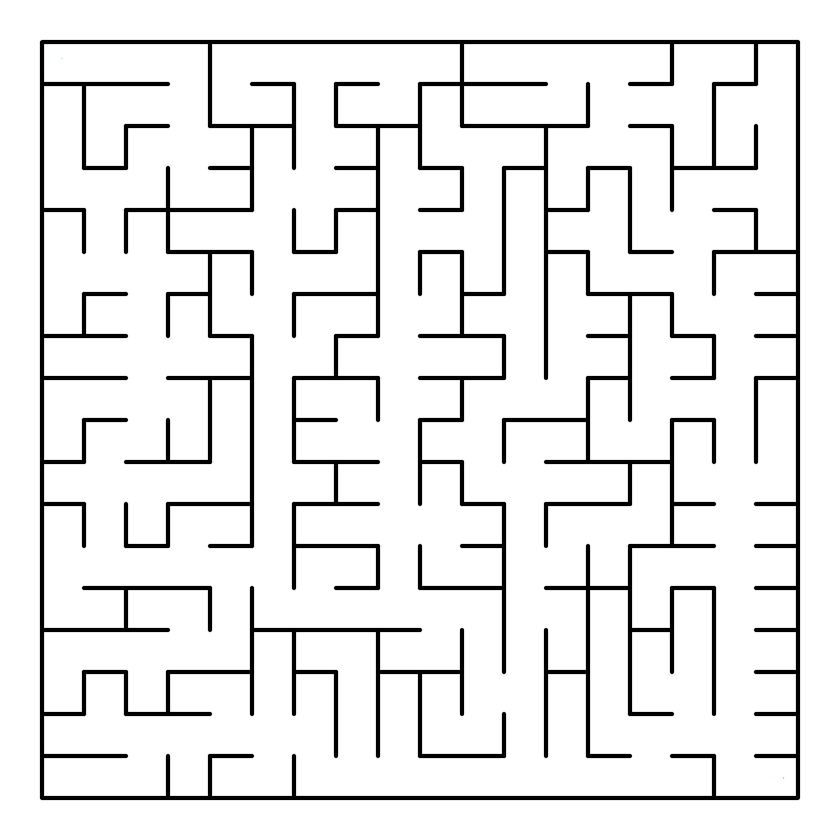
#> input picture Image/mazes/Maze5.png, 840 x 840 px, shrunk from 1200 x 1200 before the run
$ python main.py
#> lines starting #> are read from the running program, lines starting #| are printed output that depends on the picture; after the words box and inside, x2 and y2 are one past the last pixel; in counts of white or black regions, pixels touching at a corner belong together
### Image/Floor.py
from PIL import Image
import time


class Floor():
    def __init__(self):
        self.__completed = False
        self.__width = None
        self.__height = None
        self.__image = Image.open('./mazes/Maze5.png')
        self.__newImage = None
        self.__floor = []
        self.__actives = []
        self.__imagesCreated = 0
        self.__session = 0
        self.__allImages = []
        self.init()

    def createImage(self):
        self.__newImage = Image.new("RGB",(self.__image.size))

        list_of_pixels_another = []

        for i in range(self.__width):
            for j in range(self.__height):
                if self.__floor[i][j] == 1:
                    list_of_pixels_another.append((0,0,0))
                elif self.__floor[i][j] == 0:
                    list_of_pixels_another.append((255,255,255))
                else:
                    list_of_pixels_another.append((255,0,0))

        self.__newImage.putdata(list_of_pixels_another)
        self.__newImage.save(f"./images/{self.__imagesCreated}.png")
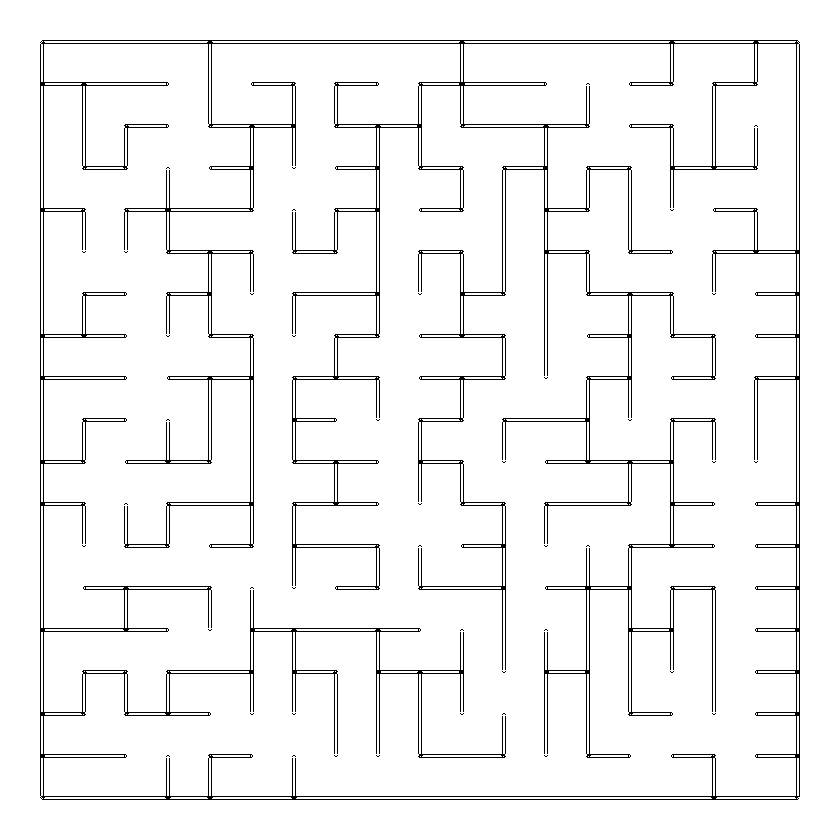
#> saved as 0.png: PIL image 840x840 RGB; 95.5% white; black in thin lines or dots, all inside (x1, y1, x2, y2) = (40, 40, 800, 800)
        self.__allImages.append(Image.open(f'./images/{self.__imagesCreated}.png'))
        self.__imagesCreated += 1

    def createGif(self):
        self.createImage()
        name = self.__image.filename.split(".")[-2].split("/")[-1]
        self.__allImages[0].save(f'./images/{name}.gif',save_all=True,loop=0,append_images=self.__allImages[1:])

    def init(self):
        idx = 0

        values = list(self.__image.getdata())
        self.__width,self.__height = self.__image.size


        self.__floor = [[0 for x in range(self.__width)] for y in range(self.__height)]

        for i in range(self.__width):
            for j in range(self.__height):
                if values[idx] == (0,0,0):
                    element = 1
                elif values[idx] == (0,255,0):
                    element = -1
                    self.__floor[i][j] = 1
                    self.__actives.append(str(i)+" "+str(j))
                elif values[idx] == (255,0,0):
                    # if(i == 99 and j == 28):
                    #     print(values[idx])
                    #     break
                    element = -2
                else:
                    element = 0

                self.__floor[i][j] = element
                idx += 1

        self.nextPass()

    def getFloor(self):
        return self.__floor

    def checkFinal(self):
        if len(self.__actives) == 0:
            return True
        else:
            return False

    def nextPass(self):
        temp = []

        if(self.__session % 10 == 0):
            self.createImage()

        for i in self.__actives:
            element = i.split(" ")

            x = int(element[0])
            y = int(element[1])

            posNow = self.__floor[x][y]

            try:
                if self.__floor[x+1][y] == -2 or self.__floor[x-1][y] == -2 or self.__floor[x][y+1] == -2 or self.__floor[x][y-1] == -2:
                    if self.__completed == False:
                        print(f"FINAL ACHIEVED!\n{self.__floor[x][y]+1} steps of distance from start to finish!\n")
                        self.__completed = True

                if self.__floor[x+1][y] == 0 and x+1 >= 0 and x+1 < self.__width:
                    self.__floor[x+1][y] = posNow + 1
                    temp.append(str(x+1)+" "+str(y))
                    # if str(x+1)+" "+str(y) == '99 28':
                    #     print(f"{x} {y} 0")
                    #     break

                if self.__floor[x-1][y] == 0 and x-1 >= 0 and x-1 < self.__width:
                    self.__floor[x-1][y] = posNow + 1
                    temp.append(str(x-1)+" "+str(y))
                    # if str(x+1)+" "+str(y) == '99 28 1':
                    #     print(f"{x} {y}")
                    #     break

                if self.__floor[x][y+1] == 0 and y+1 >= 0 and y+1 < self.__height:
                    self.__floor[x][y+1] = posNow + 1
                    temp.append(str(x)+" "+str(y+1))
                    # if str(x+1)+" "+str(y) == '99 28 2':
                    #     print(f"{x} {y}")
                    #     break

                if self.__floor[x][y-1] == 0 and y-1 >= 0 and y+-11 < self.__height:
                    self.__floor[x][y-1] = posNow + 1
                    temp.append(str(x)+" "+str(y-1))
                    # if str(x+1)+" "+str(y) == '99 28 3':
                    #     print(f"{x} {y}")
                    #     break

            except:
                continue

            self.__actives = temp

        # print(self.__actives)
        # print(self.__floor[98][28])

        self.__session += 1

        if not self.checkFinal():
            return True, ""
        elif self.__completed == True:
            self.createGif()
            return False, "FINAL ACHIEVED!"
        else:
            self.createGif()
            return False, "No path to the final!"

### Image/main.py
from Floor import *
import time


floor = Floor()

while True:
    # print(time.time())
    op, message = floor.nextPass()
    if op:
        continue
    else:
        print(message)
        break

# for i in floor.getFloor():
#     print(*i)
